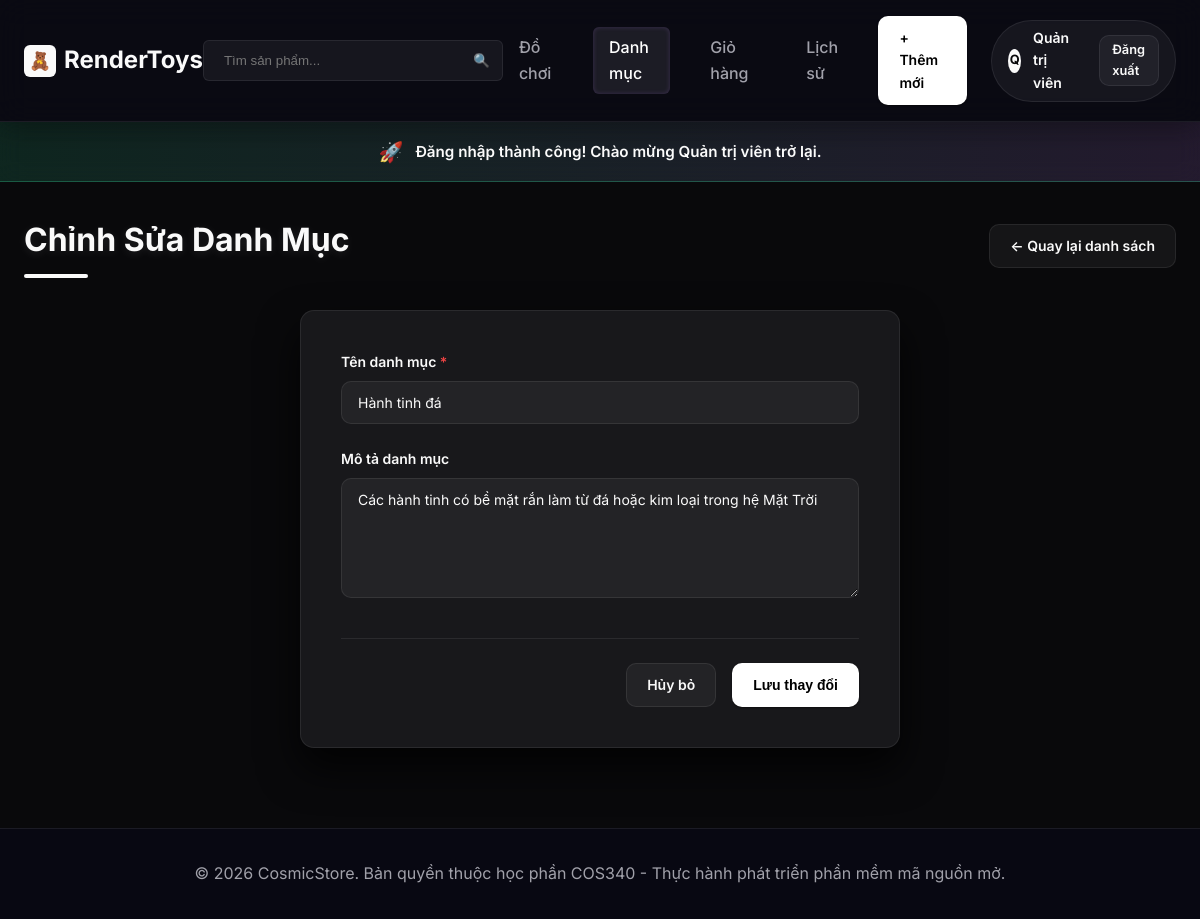
The page /category/edit/1 (signed in) on the database as committed earlier.
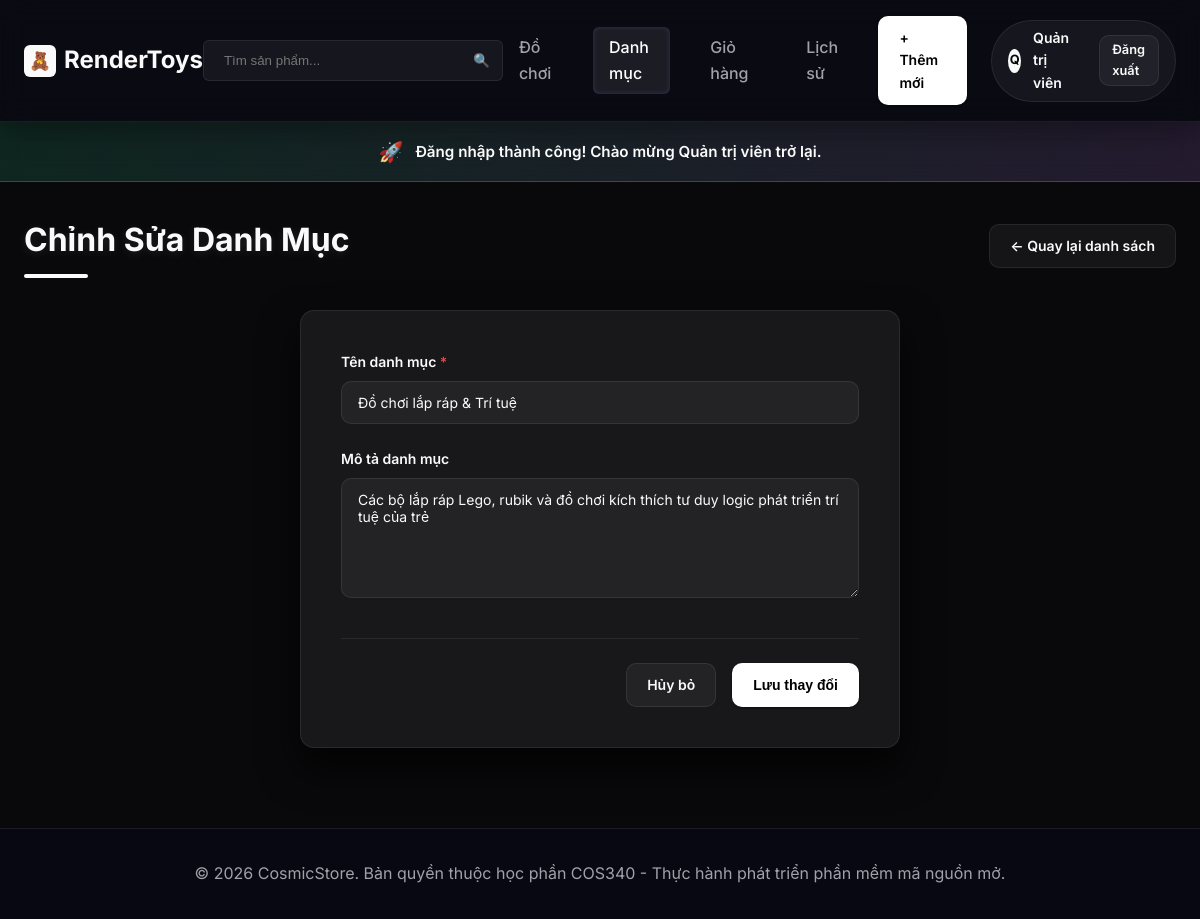
The same page on the database as committed later.
### tables this page shows
CREATE TABLE IF NOT EXISTS `categories` (
  `id` INT AUTO_INCREMENT PRIMARY KEY,
  `name` VARCHAR(255) NOT NULL,
  `description` TEXT NULL
);

### app/controllers/CategoryController.php (called while the page is built, shortened)
<?php
class CategoryController {
    private $categoryModel;
    public function __construct() {
        $this->categoryModel = new CategoryModel();
    }
    public function edit($id) {
        $category = $this->categoryModel->getById($id);
        require_once __DIR__ . '/../views/share/header.php';
        require_once __DIR__ . '/../views/category/edit.php';
        require_once __DIR__ . '/../views/share/footer.php';
    }
}

### app/database/Database.php (called while the page is built, shortened)
<?php
class Database {
    private static $conn = null;
    public static function getConnection() {
        if (self::$conn === null) {
            $db = new self();
            try {
                self::$conn = new PDO(
                    "mysql:host=" . $db->host . ";dbname=" . $db->db_name . ";charset=utf8mb4",
                    $db->username,
                    $db->password
                );
                self::$conn->exec("SET NAMES utf8mb4");
                self::$conn->setAttribute(PDO::ATTR_ERRMODE, PDO::ERRMODE_EXCEPTION);
                self::$conn->setAttribute(PDO::ATTR_DEFAULT_FETCH_MODE, PDO::FETCH_ASSOC);
            } catch (PDOException $exception) {
                die("Lỗi kết nối cơ sở dữ liệu: " . $exception->getMessage());
            }
        }
        return self::$conn;
    }
}

### app/models/CategoryModel.php (called while the page is built, shortened)
<?php
class CategoryModel {
    private $db;
    public function __construct() {
        $this->db = Database::getConnection();
    }
    public function getById($id) {
        $query = "SELECT * FROM categories WHERE id = :id LIMIT 0,1";
        $stmt = $this->db->prepare($query);
        $stmt->bindParam(':id', $id, PDO::PARAM_INT);
        $stmt->execute();
        return $stmt->fetch();
    }
}

### app/views/category/edit.php (the view)
<div class="page-header">
    <h1 class="page-title">Chỉnh Sửa Danh Mục</h1>
    <a href="<?php echo BASE_PATH; ?>/category" class="btn btn-secondary">&larr; Quay lại danh sách</a>
</div>
<div class="form-card">
    <form action="<?php echo BASE_PATH; ?>/category/edit/<?php echo $category['id']; ?>" method="POST">
        <div class="form-group">
            <label for="name" class="form-label">Tên danh mục <span style="color:var(--danger)">*</span></label>
            <input type="text" id="name" name="name" class="form-control" value="<?php echo htmlspecialchars($category['name']); ?>" required>
        </div>
        <div class="form-group">
            <label for="description" class="form-label">Mô tả danh mục</label>
            <textarea id="description" name="description" class="form-control"><?php echo htmlspecialchars($category['description']); ?></textarea>
        </div>
        <div class="form-actions">
            <a href="<?php echo BASE_PATH; ?>/category" class="btn btn-secondary">Hủy bỏ</a>
            <button type="submit" class="btn btn-primary">Lưu thay đổi</button>
        </div>
    </form>
</div>

Rows that differ between the two databases and show on the page:
changed categories: name "Hành tinh đá" → "Đồ chơi lắp ráp & Trí tuệ"; description "Các hành tinh có bề mặt rắn làm từ đá hoặc kim loại trong hệ Mặt Trời" → "Các bộ lắp ráp Lego, rubik và đồ chơi kích thích tư duy logic phát triển trí tuệ của trẻ"
